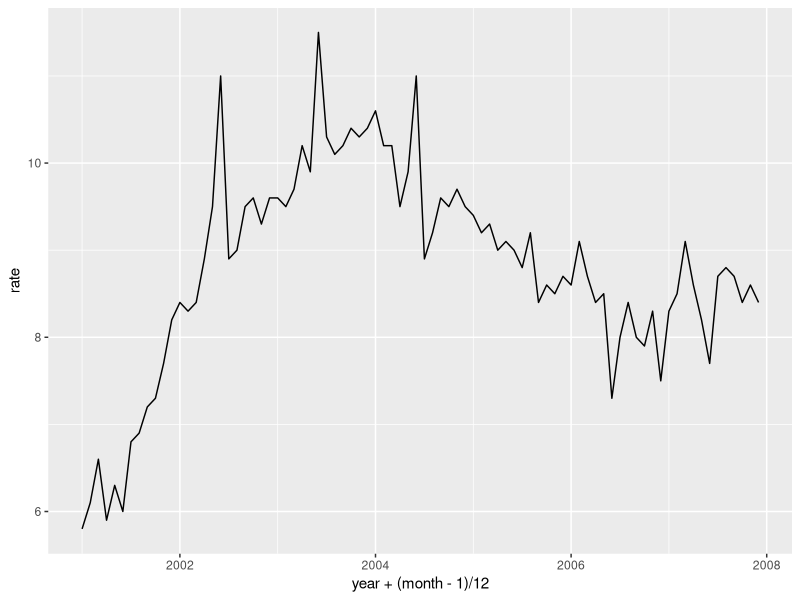
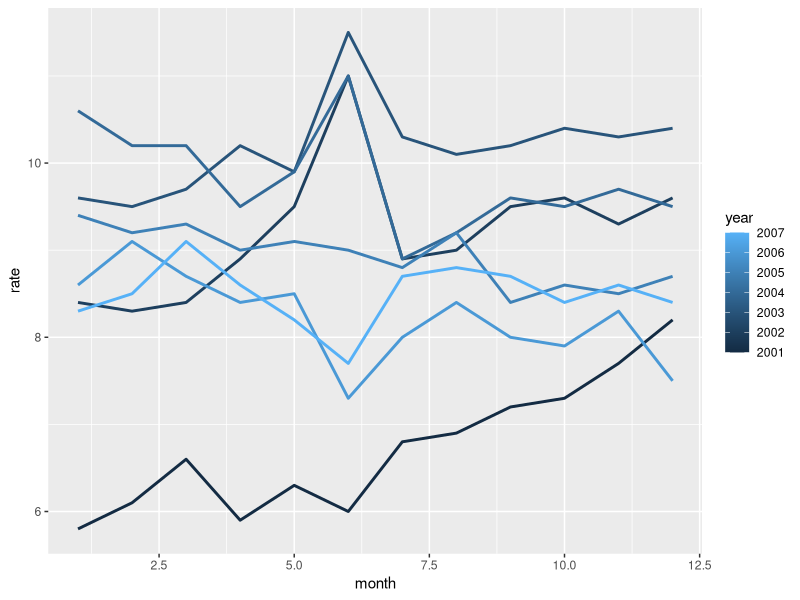
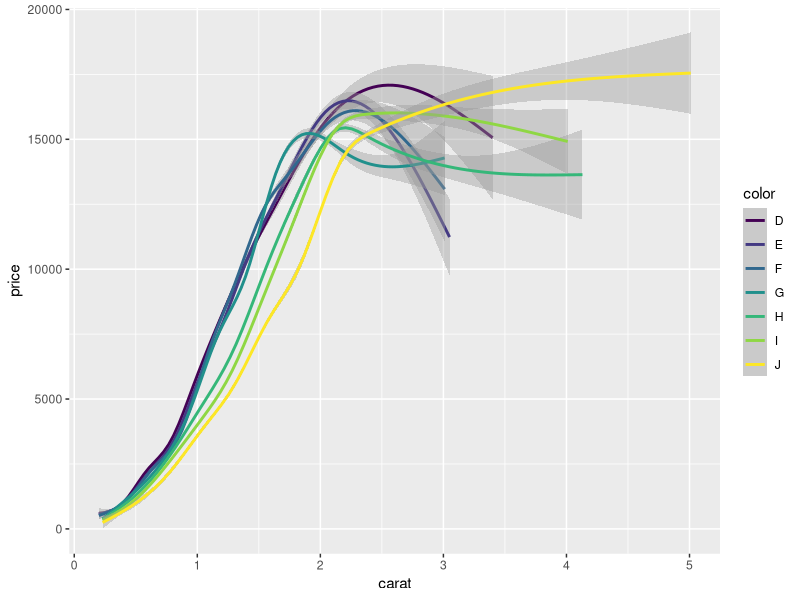
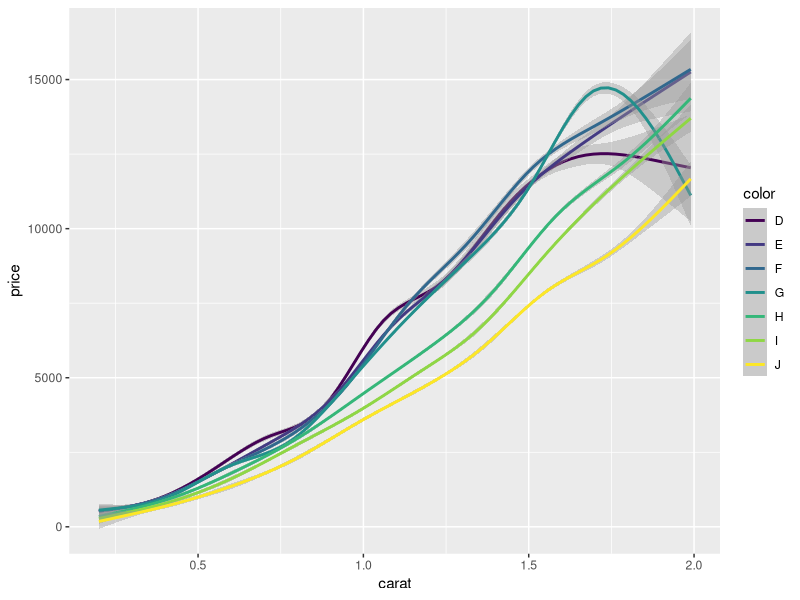

Generate these figures, in order, with R: (Note: this script raises an error after producing the figures.)
## ---- chunk 1
library("ggplot2")
library("plyr")
library("dplyr")
library("tidyr")
library("xtable")
options(digits = 2, width = 60)
## ---- chunk 2
library("lubridate")
ec2 <- 
  ggplot2::economics %>% 
  tbl_df() %>%
  transmute(year = year(date), month = month(date), rate = uempmed) %>%
  filter(year > 2000) %>%
  spread(year, rate)
ec2
## ---- chunk 3
ec3 <- 
  ec2 %>% 
  gather(year, rate, `2001`:`2007`, convert = TRUE, na.rm = TRUE)
## ---- chunk 4
ggplot(ec3, aes(year + (month - 1) / 12, rate)) +
  geom_line()
## ---- chunk 5
ggplot(ec3, aes(month, rate, group = year)) +
  geom_line(aes(colour = year), size = 1)
## ---- chunk 6
qplot(carat, price, data = diamonds, geom = "smooth", 
  colour = color)
dense <- subset(diamonds, carat < 2)
qplot(carat, price, data = dense, geom = "smooth", 
  colour = color,  fullrange = TRUE)
## ---- chunk 7
mod <- gam(price ~ s(carat, bs = "cs") + color, data = dense)
grid <- with(diamonds, expand.grid(
  carat = seq(0.2, 2, length = 50),
  color = levels(color)
))
grid$pred <- predict(mod, grid)
qplot(carat, pred, data = grid, colour = color, geom = "line")
## ---- chunk 8
qplot(displ, cty, data = mpg) + geom_smooth(method = "lm")
mpgmod <- lm(cty ~ displ, data = mpg)
## ---- chunk 9
mod <- lm(cty ~ displ, data = mpg)
basic <- ggplot(mod, aes(.fitted, .resid)) +
  geom_hline(yintercept = 0, colour = "grey50", size = 0.5) + 
  geom_point() + 
  geom_smooth(size = 0.5, se = F)
basic
basic + aes(y = .stdresid)
basic + aes(size = .cooksd) + scale_size_area("Cook's distance")
## ---- chunk 10
full <- basic %+% fortify(mod, mpg)
full + aes(colour = factor(cyl))
full + aes(displ, colour = factor(cyl))
